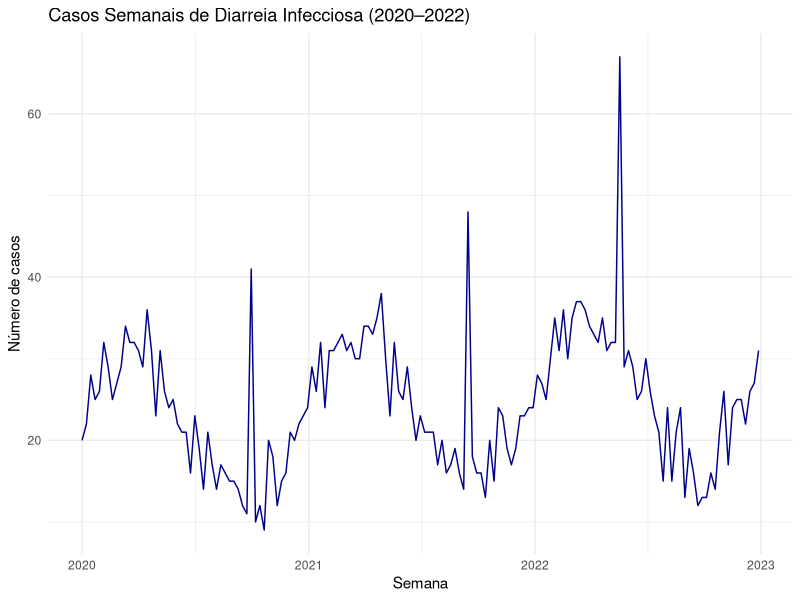
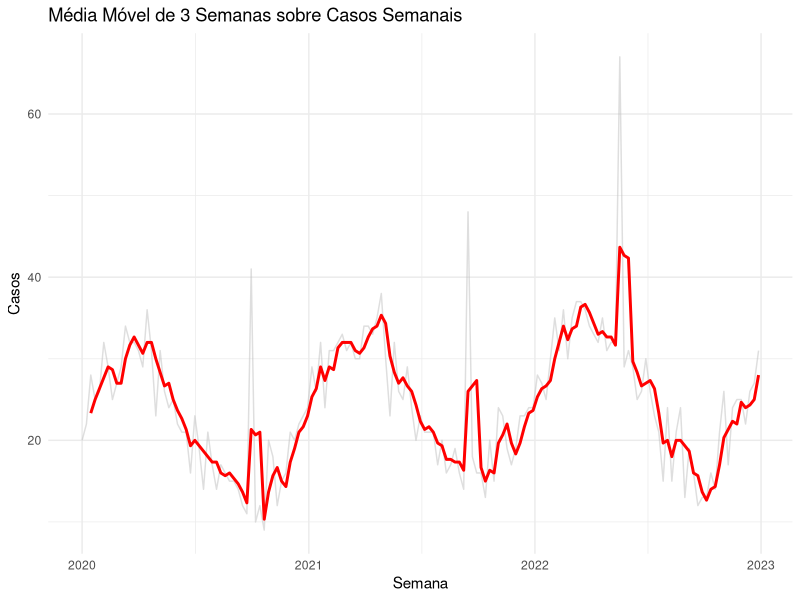
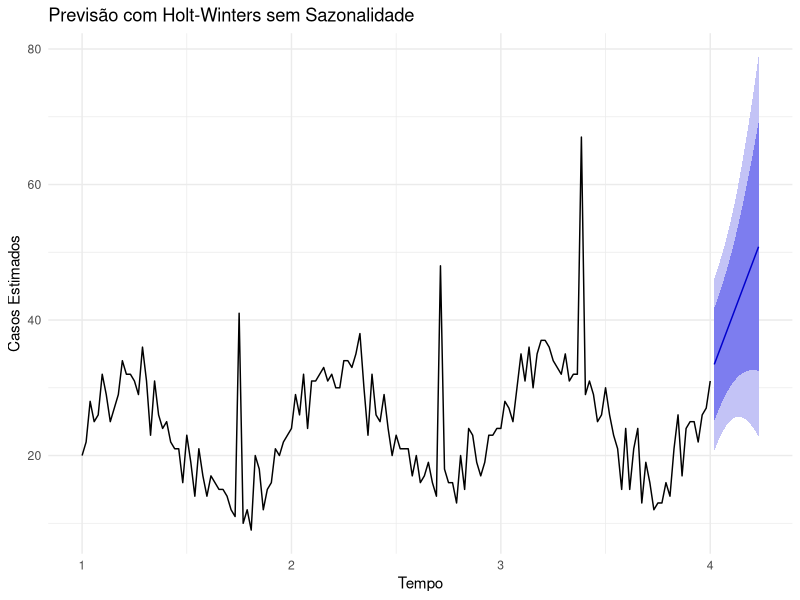
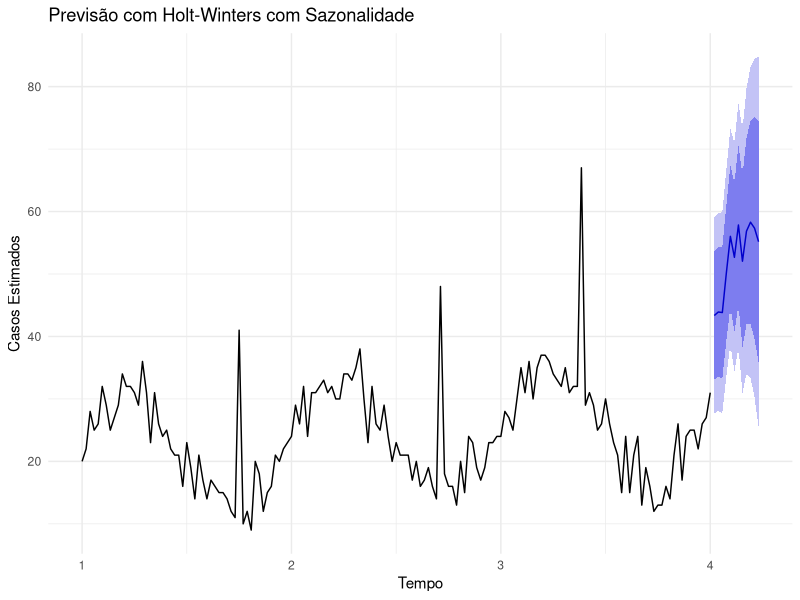
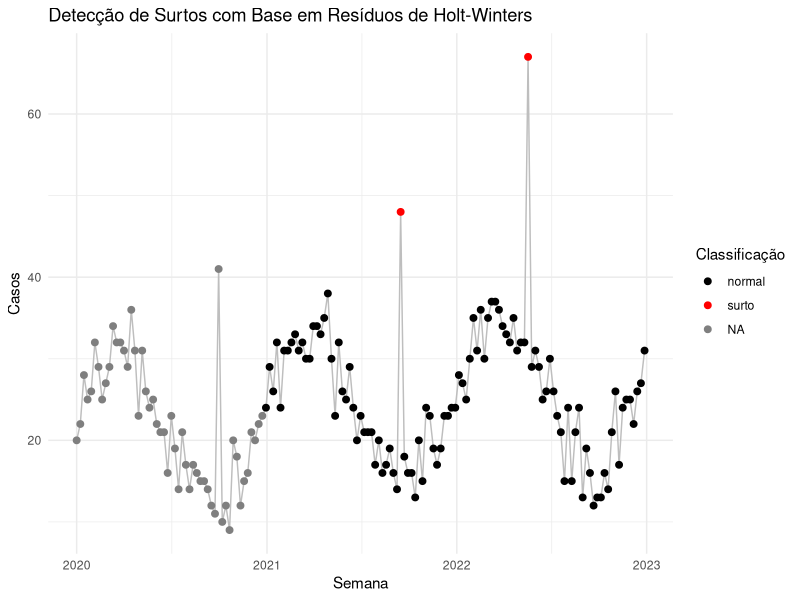

These figures' R source, in order:
# Aula 10 - Médias Móveis, Séries Temporais e Detecção de Surtos

# Problema proposto:
# Uma equipe de vigilância epidemiológica monitora semanalmente o número de casos de diarreia infecciosa em um município.
# O objetivo é identificar padrões sazonais, tendências e detectar possíveis surtos ao longo do tempo.
# A equipe usará técnicas de séries temporais como médias móveis e modelos de suavização exponencial (Holt-Winters)
# para apoiar decisões de intervenção.

# =============================================================
# 1. Carregando pacotes necessários
# =============================================================

library(tidyverse)     # Manipulação de dados e gráficos
library(lubridate)     # Manipulação de datas
library(zoo)           # Médias móveis
library(forecast)      # Modelos de séries temporais (Holt-Winters)

# =============================================================
# 2. Simulando base semanal de casos de diarreia (3 anos)
# =============================================================

set.seed(123)
data_semanal <- seq.Date(from = as.Date("2020-01-01"), to = as.Date("2022-12-31"), by = "week")
n <- length(data_semanal)

# Criando padrão com tendência leve de crescimento + sazonalidade + ruído
casos <- 20 + 
  0.05 * seq_len(n) +                                   # tendência
  10 * sin(2 * pi * seq_len(n)/52) +                    # sazonalidade anual
  rnorm(n, mean = 0, sd = 3)                            # ruído aleatório

# Adicionando surtos pontuais em algumas datas
casos[c(40, 90, 125)] <- casos[c(40, 90, 125)] + 30

serie <- tibble(
  semana = data_semanal,
  casos = round(casos)
)

# =============================================================
# 3. Visualização inicial da série temporal
# =============================================================

serie %>%
  ggplot(aes(x = semana, y = casos)) +
  geom_line(color = "darkblue") +
  labs(title = "Casos Semanais de Diarreia Infecciosa (2020–2022)",
       x = "Semana", y = "Número de casos") +
  theme_minimal()

# =============================================================
# 4. Média móvel simples (janela de 3 semanas)
# =============================================================

serie <- serie %>%
  mutate(media_movel_3s = rollmean(casos, k = 3, fill = NA, align = "right"))

serie %>%
  ggplot(aes(x = semana)) +
  geom_line(aes(y = casos), color = "gray", alpha = 0.5) +
  geom_line(aes(y = media_movel_3s), color = "red", size = 1) +
  labs(title = "Média Móvel de 3 Semanas sobre Casos Semanais",
       x = "Semana", y = "Casos") +
  theme_minimal()

# Comentário:
# A média móvel suaviza as flutuações semanais e ajuda a destacar a tendência geral.
# No entanto, ela pode atrasar a detecção de surtos rápidos por suavizar os picos.

# =============================================================
# 5. Suavização exponencial simples (Holt-Winters sem sazonalidade)
# =============================================================

serie_ts <- ts(serie$casos, frequency = 52)  # frequência semanal
modelo_hw_simples <- HoltWinters(serie_ts, beta = TRUE, gamma = FALSE)

# Gerando previsões a partir do modelo
previsao_simples <- forecast(modelo_hw_simples, h = 12)

# Plotando as previsões
forecast::autoplot(previsao_simples) +
  labs(title = "Previsão com Holt-Winters sem Sazonalidade",
       x = "Tempo", y = "Casos Estimados") +
  theme_minimal()

# Comentário:
# Esse modelo captura tendência mas não a sazonalidade. Útil para séries com variações suaves e sem padrão cíclico.

# =============================================================
# 6. Holt-Winters com sazonalidade
# =============================================================

modelo_hw_sazonal <- HoltWinters(serie_ts, beta = TRUE, gamma = TRUE, seasonal = "additive")

# Gerando previsões a partir do modelo com sazonalidade
previsao_sazonal <- forecast(modelo_hw_sazonal, h = 12)

# Plotando as previsões
forecast::autoplot(previsao_sazonal) +
  labs(title = "Previsão com Holt-Winters com Sazonalidade",
       x = "Tempo", y = "Casos Estimados") +
  theme_minimal()

# Comentário:
# Este modelo considera tendência e sazonalidade (via componente gamma).
# Ideal quando há variações cíclicas previsíveis, como em doenças sensíveis ao clima.

# =============================================================
# 7. Avaliação dos modelos Holt-Winters
# =============================================================

# Gerando previsões a partir dos modelos
previsao_simples <- forecast(modelo_hw_simples, h = 12)
previsao_sazonal <- forecast(modelo_hw_sazonal, h = 12)

# Calculando métricas de erro (MAE, RMSE, MAPE) com base nos dados ajustados
library(Metrics)

# Erros do modelo simples
erros_simples <- modelo_hw_simples$x - modelo_hw_simples$fitted[,"xhat"]
mae_simples <- mae(modelo_hw_simples$x, modelo_hw_simples$fitted[,"xhat"])
rmse_simples <- rmse(modelo_hw_simples$x, modelo_hw_simples$fitted[,"xhat"])
mape_simples <- mape(modelo_hw_simples$x, modelo_hw_simples$fitted[,"xhat"])

# Erros do modelo sazonal
erros_sazonal <- modelo_hw_sazonal$x - modelo_hw_sazonal$fitted[,"xhat"]
mae_sazonal <- mae(modelo_hw_sazonal$x, modelo_hw_sazonal$fitted[,"xhat"])
rmse_sazonal <- rmse(modelo_hw_sazonal$x, modelo_hw_sazonal$fitted[,"xhat"])
mape_sazonal <- mape(modelo_hw_sazonal$x, modelo_hw_sazonal$fitted[,"xhat"])

# Exibindo os resultados
cat("
Métricas do modelo Holt-Winters simples:
")
cat(paste("MAE:", round(mae_simples, 2), "| RMSE:", round(rmse_simples, 2), "| MAPE:", round(mape_simples * 100, 2), "%
"))

cat("
Métricas do modelo Holt-Winters com sazonalidade:
")
cat(paste("MAE:", round(mae_sazonal, 2), "| RMSE:", round(rmse_sazonal, 2), "| MAPE:", round(mape_sazonal * 100, 2), "%
"))

# Comentário:
# - MAE: erro absoluto médio
# - RMSE: raiz do erro quadrático médio (penaliza mais grandes erros)
# - MAPE: erro percentual médio absoluto (em %)
# Esses indicadores ajudam a escolher o modelo mais adequado para previsão e vigilância.


# =============================================================
# 8. Detecção de surtos e anomalias
# =============================================================

# Para comparar os resíduos corretamente, precisamos garantir que o vetor de resíduos
# tenha o mesmo comprimento da série original. Vamos extrair apenas os resíduos ajustados:

residuos_ajustados <- modelo_hw_sazonal$x - modelo_hw_sazonal$fitted[,"xhat"]

# Como a série original é um ts com atributos, vamos remover os atributos para concatenar
residuos_completos <- rep(NA, n)
residuos_completos[(length(residuos_completos) - length(residuos_ajustados) + 1):length(residuos_completos)] <- residuos_ajustados

serie <- serie %>%
  mutate(
    residuos = residuos_completos,
    limite_sup = mean(residuos, na.rm = TRUE) + 2 * sd(residuos, na.rm = TRUE),
    limite_inf = mean(residuos, na.rm = TRUE) - 2 * sd(residuos, na.rm = TRUE),
    anomalia = if_else(residuos > limite_sup, "surto", "normal")
  )

serie %>%
  ggplot(aes(x = semana, y = casos)) +
  geom_line(color = "gray") +
  geom_point(aes(color = anomalia), size = 2) +
  scale_color_manual(values = c("surto" = "red", "normal" = "black")) +
  labs(title = "Detecção de Surtos com Base em Resíduos de Holt-Winters",
       color = "Classificação", y = "Casos", x = "Semana") +
  theme_minimal()

# =============================================================
# 8. Outros modelos de séries temporais (comentário)
# =============================================================

# Além de médias móveis e Holt-Winters, outros modelos importantes incluem:
# - ARIMA: modela componentes autorregressivos, de média móvel e diferenciação
# - SARIMA: inclui componentes sazonais no ARIMA
# - Prophet: modelo do Facebook que lida bem com sazonalidades e feriados
# - Modelos Bayesianos e redes neurais para séries temporais mais complexas

# Aula concluída!
